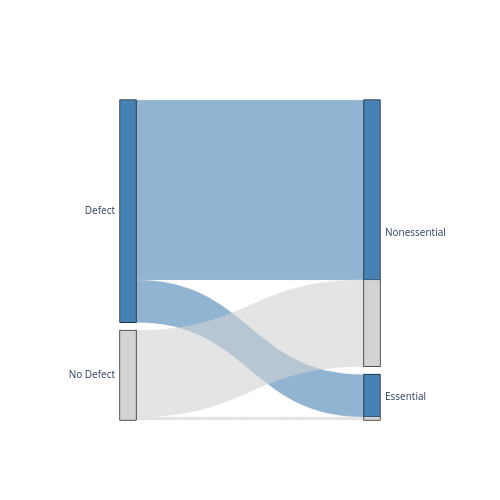

Notebook source saved alongside this figure:
### Markdown cell above
### Number of Genes Causing/Not Causing Defects

### Code cell
all_screened_genes = []
genes_causing_defects = []

for marker in markers:
    sheetC_ORFs =  (
        pl
        .read_excel(f"/home/alex/alex_files/markerproject_redux/strain_filtering/{phenotype_set}/filtered_strain_workbooks/{marker}_filtered_strains.xlsx", sheet_name="SheetC")
        .with_columns(
            (
                pl
                .when(pl.col("Strain_ID").str.contains("tsa"))
                .then(pl.lit("Essential"))
                .otherwise(pl.lit("Nonessential"))
                ).alias("Essentiality")
            )
        .select(["ORF", "Essentiality"])
    )
    all_screened_genes.append(sheetC_ORFs)
    
    sig_ORFs =  (
        pl
        .read_excel(f"/home/alex/alex_files/markerproject_redux/strain_filtering/{phenotype_set}/filtered_strain_workbooks/{marker}_filtered_strains.xlsx", sheet_name=sheet_data)
        .with_columns(
            (
                pl
                .when(pl.col("Strain_ID").str.contains("tsa"))
                .then(pl.lit("Essential"))
                .otherwise(pl.lit("Nonessential"))
                ).alias("Essentiality")
            )
        .select(["ORF", "Essentiality"])
    )
    genes_causing_defects.append(sig_ORFs)

all_screened_genes = pl.concat(all_screened_genes, how="vertical").unique()
genes_causing_defects = pl.concat(genes_causing_defects, how="vertical").unique()
genes_not_causing_defects = all_screened_genes.filter(~pl.col("ORF").is_in(genes_causing_defects["ORF"]))

num_genes_causing_defects = genes_causing_defects.shape[0]
num_genes_not_causing_defects = genes_not_causing_defects.shape[0]

num_nonessential_genes_causing_defects = genes_causing_defects.filter(pl.col("Essentiality") == "Nonessential").shape[0]
num_nonessential_genes_not_causing_defects = genes_not_causing_defects.filter(pl.col("Essentiality") == "Nonessential").shape[0]

num_essential_genes_causing_defects = genes_causing_defects.filter(pl.col("Essentiality") == "Essential").shape[0]
num_essential_genes_not_causing_defects = genes_not_causing_defects.filter(pl.col("Essentiality") == "Essential").shape[0]

print(
    f"""
    Genes Causing Defects: {num_genes_causing_defects} ({(num_genes_causing_defects / all_screened_genes.shape[0]) * 100}%)
    Genes Not Causing Defects: {num_genes_not_causing_defects} ({(num_genes_not_causing_defects / all_screened_genes.shape[0]) * 100}%)
    Nonessential Genes Causing Defects: {num_nonessential_genes_causing_defects} ({num_nonessential_genes_causing_defects / all_screened_genes.filter(pl.col("Essentiality") == "Nonessential").shape[0] * 100}%)
    Essential Genes Causing Defects: {num_essential_genes_causing_defects} ({num_essential_genes_causing_defects / all_screened_genes.filter(pl.col("Essentiality") == "Essential").shape[0] * 100}%)
    Nonessential Genes Not Causing Defects: {num_nonessential_genes_not_causing_defects} ({num_nonessential_genes_not_causing_defects / all_screened_genes.filter(pl.col("Essentiality") == "Nonessential").shape[0] * 100}%)
    Essential Genes Not Causing Defects: {num_essential_genes_not_causing_defects} ({num_essential_genes_not_causing_defects / all_screened_genes.filter(pl.col("Essentiality") == "Essential").shape[0] * 100}%)
    """
)

fig = go.Figure(go.Parcats(
    dimensions=[
        {'label': '',
         'values': ['Defect', 'Defect', 
                    'No Defect', 'No Defect']},
        {'label': '',
         'values': ['Nonessential', 'Essential',
                    'Nonessential', 'Essential']
         }
        ],
    counts=[num_nonessential_genes_causing_defects, num_essential_genes_causing_defects, num_nonessential_genes_not_causing_defects, num_essential_genes_not_causing_defects],
    line=dict(
        shape='hspline',
        color=[0,0,1,1],
        colorscale=[[0,"steelblue"],[1,"lightgray"]]
        )
))

fig.update_layout(
    width=500,
    height=500
)

if save_figs:
    fig.write_image("/mnt/c/Users/peree/OneDrive/Desktop/parcats_plot.pdf")

fig.show()

### Figure 1 — Plotly figure (JSON) as saved in the notebook; plotly's stock layout.template omitted (floating-point values rounded to 4 significant figures)
{"data": [{"counts": [2556, 604, 1228, 44], "dimensions": [{"label": "", "values": ["Defect", "Defect", "No Defect", "No Defect"]}, {"label": "", "values": ["Nonessential", "Essential", "Nonessential", "Essential"]}], "line": {"color": [0, 0, 1, 1], "colorscale": [[0, "steelblue"], [1, "lightgray"]], "shape": "hspline"}, "type": "parcats"}], "layout": {"height": 500, "width": 500}}
